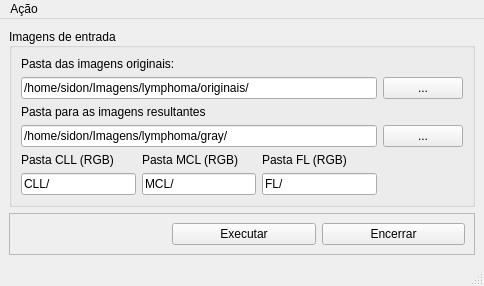
<?xml version="1.0" encoding="UTF-8"?>
<ui version="4.0">
 <class>MainWindow</class>
 <widget class="QMainWindow" name="MainWindow">
  <property name="geometry">
   <rect>
    <x>0</x>
    <y>0</y>
    <width>484</width>
    <height>267</height>
   </rect>
  </property>
  <property name="sizePolicy">
   <sizepolicy hsizetype="Expanding" vsizetype="Expanding">
    <horstretch>0</horstretch>
    <verstretch>0</verstretch>
   </sizepolicy>
  </property>
  <property name="windowTitle">
   <string>Wavelets</string>
  </property>
  <property name="autoFillBackground">
   <bool>false</bool>
  </property>
  <property name="documentMode">
   <bool>true</bool>
  </property>
  <property name="dockNestingEnabled">
   <bool>false</bool>
  </property>
  <property name="dockOptions">
   <set>QMainWindow::AllowTabbedDocks|QMainWindow::AnimatedDocks|QMainWindow::VerticalTabs</set>
  </property>
  <widget class="QWidget" name="centralwidget">
   <layout class="QGridLayout" name="gridLayout_3">
    <item row="1" column="0">
     <widget class="QFrame" name="frame">
      <property name="frameShape">
       <enum>QFrame::StyledPanel</enum>
      </property>
      <property name="frameShadow">
       <enum>QFrame::Raised</enum>
      </property>
      <layout class="QGridLayout" name="gridLayout_6">
       <item row="0" column="2">
        <widget class="QPushButton" name="btEncerrar">
         <property name="text">
          <string>Encerrar</string>
         </property>
        </widget>
       </item>
       <item row="0" column="1">
        <widget class="QPushButton" name="btExecutar">
         <property name="text">
          <string>Executar</string>
         </property>
        </widget>
       </item>
       <item row="0" column="0">
        <spacer name="verticalSpacer">
         <property name="orientation">
          <enum>Qt::Vertical</enum>
         </property>
         <property name="sizeHint" stdset="0">
          <size>
           <width>153</width>
           <height>23</height>
          </size>
         </property>
        </spacer>
       </item>
      </layout>
     </widget>
    </item>
    <item row="0" column="0">
     <widget class="QGroupBox" name="gbimg_in">
      <property name="autoFillBackground">
       <bool>false</bool>
      </property>
      <property name="title">
       <string>Imagens de entrada  </string>
      </property>
      <property name="alignment">
       <set>Qt::AlignLeading|Qt::AlignLeft|Qt::AlignVCenter</set>
      </property>
      <property name="flat">
       <bool>true</bool>
      </property>
      <layout class="QGridLayout" name="gridLayout_4">
       <item row="1" column="3">
        <widget class="QPushButton" name="btImagens">
         <property name="sizePolicy">
          <sizepolicy hsizetype="Minimum" vsizetype="Preferred">
           <horstretch>0</horstretch>
           <verstretch>0</verstretch>
          </sizepolicy>
         </property>
         <property name="text">
          <string>...</string>
         </property>
        </widget>
       </item>
       <item row="4" column="1">
        <widget class="QLabel" name="label_4">
         <property name="text">
          <string>Pasta MCL (RGB)</string>
         </property>
        </widget>
       </item>
       <item row="4" column="2">
        <widget class="QLabel" name="label_6">
         <property name="text">
          <string>Pasta FL (RGB)</string>
         </property>
        </widget>
       </item>
       <item row="4" column="0">
        <widget class="QLabel" name="label_3">
         <property name="text">
          <string>Pasta CLL (RGB)</string>
         </property>
        </widget>
       </item>
       <item row="5" column="1">
        <widget class="QLineEdit" name="leT1">
         <property name="text">
          <string>MCL/</string>
         </property>
        </widget>
       </item>
       <item row="5" column="2">
        <widget class="QLineEdit" name="leTarget2">
         <property name="text">
          <string>FL/</string>
         </property>
        </widget>
       </item>
       <item row="5" column="0">
        <widget class="QLineEdit" name="leTarget0">
         <property name="text">
          <string>CLL/</string>
         </property>
        </widget>
       </item>
       <item row="1" column="0" colspan="3">
        <widget class="QLineEdit" name="leMainPath">
         <property name="sizePolicy">
          <sizepolicy hsizetype="Expanding" vsizetype="Preferred">
           <horstretch>0</horstretch>
           <verstretch>0</verstretch>
          </sizepolicy>
         </property>
         <property name="text">
          <string>/home/sidon/Imagens/lymphoma/originais/</string>
         </property>
        </widget>
       </item>
       <item row="3" column="0" colspan="3">
        <widget class="QLineEdit" name="leResultPath">
         <property name="text">
          <string>/home/sidon/Imagens/lymphoma/gray/</string>
         </property>
        </widget>
       </item>
       <item row="0" column="0" colspan="2">
        <widget class="QLabel" name="label">
         <property name="sizePolicy">
          <sizepolicy hsizetype="Preferred" vsizetype="Preferred">
           <horstretch>0</horstretch>
           <verstretch>0</verstretch>
          </sizepolicy>
         </property>
         <property name="text">
          <string>Pasta das imagens originais:</string>
         </property>
        </widget>
       </item>
       <item row="2" column="0" colspan="2">
        <widget class="QLabel" name="label_2">
         <property name="text">
          <string>Pasta para as imagens resultantes</string>
         </property>
        </widget>
       </item>
       <item row="3" column="3">
        <widget class="QPushButton" name="btResultPath">
         <property name="text">
          <string>...</string>
         </property>
        </widget>
       </item>
      </layout>
     </widget>
    </item>
   </layout>
  </widget>
  <widget class="QMenuBar" name="menuBar">
   <property name="geometry">
    <rect>
     <x>0</x>
     <y>0</y>
     <width>484</width>
     <height>18</height>
    </rect>
   </property>
   <widget class="QMenu" name="menuA_o">
    <property name="title">
     <string>Ação</string>
    </property>
    <addaction name="actionIncluir"/>
    <addaction name="actionExecutar"/>
    <addaction name="separator"/>
    <addaction name="actionEncerrara"/>
   </widget>
   <addaction name="menuA_o"/>
  </widget>
  <widget class="QStatusBar" name="statusBar"/>
  <action name="actionExecutar">
   <property name="text">
    <string>Executar</string>
   </property>
  </action>
  <action name="actionEncerrara">
   <property name="text">
    <string>Encerrar</string>
   </property>
  </action>
  <action name="actionIncluir">
   <property name="text">
    <string>Salvar</string>
   </property>
  </action>
 </widget>
 <resources/>
 <connections/>
</ui>
